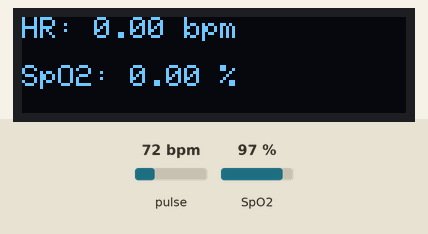
A sketch run on a simulated Arduino Uno, built with avr-gcc and run on an emulated ATmega328P. Shown: 128×32 one-colour display. Inputs (shaded band) come from the test bench; at power-on: pulse 72 bpm, SpO2 97 %. What the sketch prints to the serial monitor is not drawn.

Above: at 1.6 s.
1.7 s: pulse set to 42 bpm
At 4.4 s:
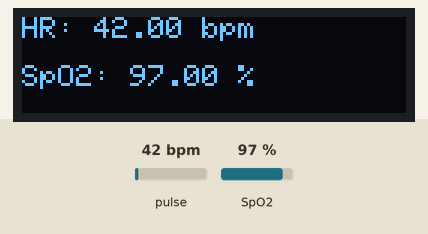
4.7 s: SpO2 set to 80 %
At 5.9 s:
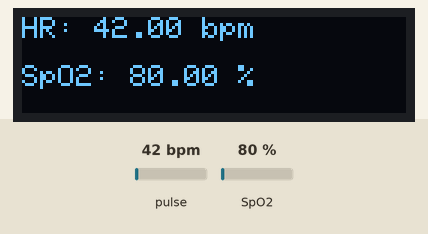
6.5 s: pulse set to 70 bpm
At 7.6 s:
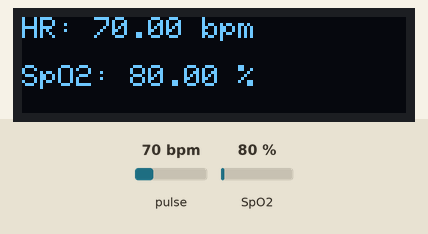
8.6 s: SpO2 set to 85 %
At 10.6 s:
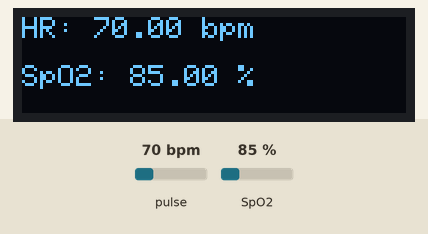
Timing chart, 0 to 11.6 s (numbered marks = the images above; inputs shaded):
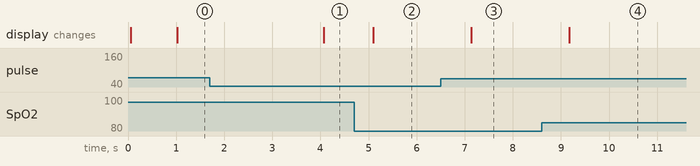

Measured:
- after the input at 1.7 s, the display: changes after 2.4 s (image 1)
- after the input at 4.7 s, the display: changes after 0.39 s (image 2)
- after the input at 6.5 s, the display: changes after 0.63 s (image 3)
- after the input at 8.6 s, the display: changes after 0.57 s (image 4)

The sketch:

oled_max30100.ino
```cpp
#include <Wire.h>
#include "MAX30100_PulseOximeter.h"
#include <Adafruit_GFX.h>
#include <Adafruit_SSD1306.h>

#define REPORTING_PERIOD_MS 1000
#define SCREEN_WIDTH 128
#define SCREEN_HEIGHT 32
#define OLED_RESET -1
#define SCREEN_ADDRESS 0x3C

PulseOximeter pox;
Adafruit_SSD1306 display(SCREEN_WIDTH, SCREEN_HEIGHT, &Wire, OLED_RESET);
uint32_t tsLastReport = 0;

void onBeatDetected() {
    Serial.println("Beat detected!");
}

void setup() {
    Serial.begin(115200);
    Serial.println("Initializing MAX30100...");

    // Initialize the OLED display
    if (!display.begin(SSD1306_SWITCHCAPVCC, SCREEN_ADDRESS)) {
        Serial.println(F("SSD1306 allocation failed"));
        for (;;); // Stop if OLED initialization fails
    }

    display.clearDisplay();
    display.setTextSize(1);
    display.setTextColor(SSD1306_WHITE);
    display.setCursor(10, 0);
    display.print(F("Initializing..."));
    display.display();

    // Initialize the sensor
    if (!pox.begin()) {
        Serial.println("Failed to initialize MAX30100");
        display.clearDisplay();
        display.setCursor(0, 0);
        display.print("Sensor Init Fail");
        display.display();
        while (1);
    }

    // Configure the sensor
    pox.setIRLedCurrent(MAX30100_LED_CURR_7_6MA);
    pox.setOnBeatDetectedCallback(onBeatDetected);

    display.clearDisplay();
    display.setCursor(0, 0);
    display.print("Place Finger...");
    display.display();
    Serial.println("Place your finger on the sensor...");
}

void loop() {
    // Update the sensor readings
    pox.update();

    // Print and display the heart rate and SpO2 value
    if (millis() - tsLastReport > REPORTING_PERIOD_MS) {
        float heartRate = pox.getHeartRate();
        float spO2 = pox.getSpO2();

        // Print to Serial Monitor
        Serial.print("Heart rate: ");
        Serial.print(heartRate);
        Serial.print(" bpm / SpO2: ");
        Serial.print(spO2);
        Serial.println(" %");

        // Display on the OLED
        display.clearDisplay();
        display.setCursor(0, 0);
        display.print("HR: ");
        display.print(heartRate);
        display.print(" bpm");

        display.setCursor(0, 16);
        display.print("SpO2: ");
        display.print(spO2);
        display.print(" %");
        display.display();

        tsLastReport = millis();
    }
}
```
